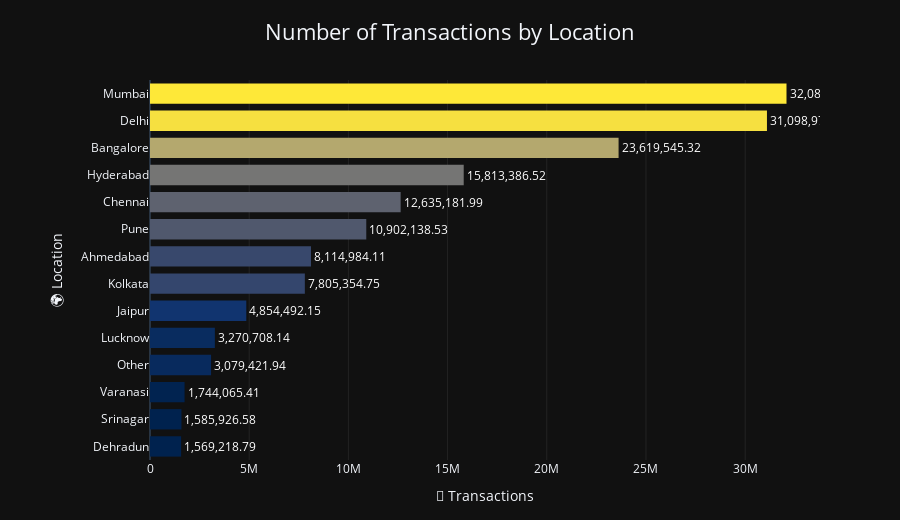

Here is the notebook cell this chart was saved with:
### Code cell
fig = go.Figure()

fig.add_trace(
    go.Bar(
        y=location_net_amount.index,
        x=location_net_amount["net_amount"],
        orientation="h",
        marker=dict(
            color=location_net_amount["net_amount"],
            colorscale="Cividis",
            line=dict(width=0),
        ),
        text=location_net_amount["net_amount"],
        texttemplate="%{text:,.2f}",
        textposition="outside",
        textfont=dict(
            size=12,
            color="white"
        ),
        hovertemplate=(
            "Purchase Method: %{y}<br>"
            "Net Amount: %{x:,.2f}<extra></extra>"
        ),
    )
)

fig.update_layout(
    template="plotly_dark",
    title=dict(
        text="Number of Transactions by Location",
        x=0.5,
        font=dict(size=22)
    ),
    xaxis=dict(
        title="🔢 Transactions",
        showgrid=True,
        gridcolor="rgba(255,255,255,0.08)",
    ),
    yaxis=dict(
        title="🌍 Location",
        showgrid=False,
    ),
    bargap=0.25,
    height=520,
    margin=dict(l=150, r=80, t=80, b=60),
    showlegend=False,
)

fig.show()

### Figure 1 — Plotly figure (JSON) as saved in the notebook; plotly's stock layout.template omitted (floating-point values rounded to 4 significant figures)
{"data": [{"hovertemplate": "Purchase Method: %{y}<br>Net Amount: %{x:,.2f}<extra></extra>", "marker": {"color": [1569000.0, 1586000.0, 1744000.0, 3079000.0, 3271000.0, 4854000.0, 7805000.0, 8115000.0, 10900000.0, 12640000.0, 15810000.0, 23620000.0, 31100000.0, 32080000.0], "colorscale": [[0, "#00224e"], [0.1111, "#123570"], [0.2222, "#3b496c"], [0.3333, "#575d6d"], [0.4444, "#707173"], [0.5556, "#8a8678"], [0.6667, "#a59c74"], [0.7778, "#c3b369"], [0.8889, "#e1cc55"], [1, "#fee838"]], "line": {"width": 0}}, "orientation": "h", "text": [1569000.0, 1586000.0, 1744000.0, 3079000.0, 3271000.0, 4854000.0, 7805000.0, 8115000.0, 10900000.0, 12640000.0, 15810000.0, 23620000.0, 31100000.0, 32080000.0], "textfont": {"color": "white", "size": 12}, "textposition": "outside", "texttemplate": "%{text:,.2f}", "type": "bar", "x": [1569000.0, 1586000.0, 1744000.0, 3079000.0, 3271000.0, 4854000.0, 7805000.0, 8115000.0, 10900000.0, 12640000.0, 15810000.0, 23620000.0, 31100000.0, 32080000.0], "y": ["Dehradun", "Srinagar", "Varanasi", "Other", "Lucknow", "Jaipur", "Kolkata", "Ahmedabad", "Pune", "Chennai", "Hyderabad", "Bangalore", "Delhi", "Mumbai"]}], "layout": {"bargap": 0.25, "height": 520, "margin": {"b": 60, "l": 150, "r": 80, "t": 80}, "showlegend": false, "title": {"font": {"size": 22}, "text": "Number of Transactions by Location", "x": 0.5}, "xaxis": {"gridcolor": "rgba(255,255,255,0.08)", "showgrid": true, "title": {"text": "🔢 Transactions"}}, "yaxis": {"showgrid": false, "title": {"text": "🌍 Location"}}}}
